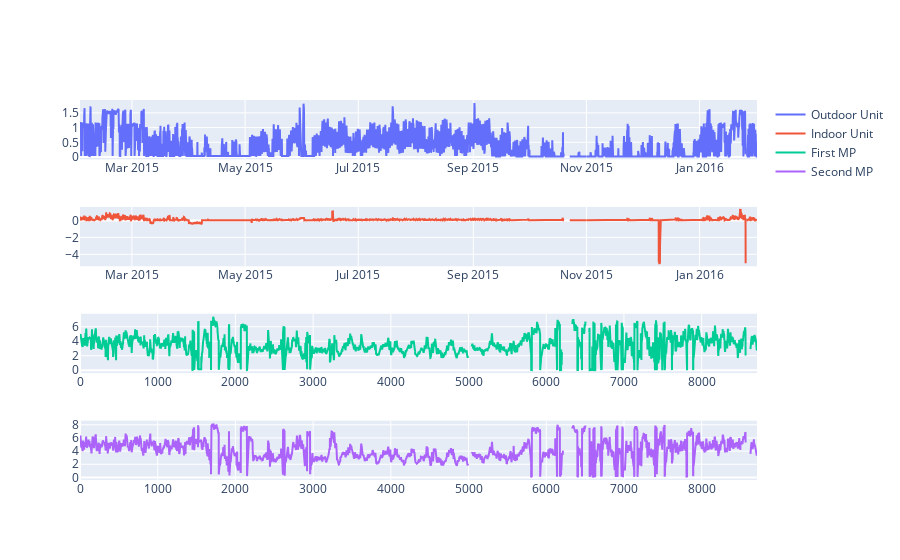

Notebook code cell kept with this figure:
### Code cell
fig = make_subplots(rows=4,
                    subplot_titles=(" ", "", "", "")
                    )

fig.add_trace(
    go.Scatter(x=heatpump_df.index, y=heatpump_df["HVAC_HeatPumpOutdoorUnitPower"], name="Outdoor Unit"),
    row=1, col=1)

fig.add_trace(
    go.Scatter(x=heatpump_df.index, y=heatpump_df["HVAC_HeatPumpIndoorUnitPower"], name="Indoor Unit"),
    row=2, col=1)

fig.add_trace(
    go.Scatter(y = mps[0], name="First MP"),
    row=3, col=1)

fig.add_trace(
    go.Scatter(y = mps[1], name="Second MP"),
    row=4, col=1)

fig.show()

### Figure 1 — Plotly figure (JSON) as saved in the notebook; plotly's stock layout.template omitted (floating-point values rounded to 4 significant figures; data arrays with more than 128 entries replaced by an {"elided": "..."} marker saying what was removed)
{"data": [{"name": "Outdoor Unit", "x": {"elided": "8760 str values"}, "y": {"elided": "8760 float values"}, "type": "scatter", "xaxis": "x", "yaxis": "y"}, {"name": "Indoor Unit", "x": {"elided": "8760 str values"}, "y": {"elided": "8760 float values"}, "type": "scatter", "xaxis": "x2", "yaxis": "y2"}, {"name": "First MP", "y": {"elided": "8713 float values"}, "type": "scatter", "xaxis": "x3", "yaxis": "y3"}, {"name": "Second MP", "y": {"elided": "8713 float values"}, "type": "scatter", "xaxis": "x4", "yaxis": "y4"}], "layout": {"xaxis": {"anchor": "y", "domain": [0.0, 1.0]}, "yaxis": {"anchor": "x", "domain": [0.8438, 1.0]}, "xaxis2": {"anchor": "y2", "domain": [0.0, 1.0]}, "yaxis2": {"anchor": "x2", "domain": [0.5625, 0.7188]}, "xaxis3": {"anchor": "y3", "domain": [0.0, 1.0]}, "yaxis3": {"anchor": "x3", "domain": [0.2812, 0.4375]}, "xaxis4": {"anchor": "y4", "domain": [0.0, 1.0]}, "yaxis4": {"anchor": "x4", "domain": [0.0, 0.1562]}, "annotations": [{"font": {"size": 16}, "showarrow": false, "text": " ", "x": 0.5, "xanchor": "center", "xref": "paper", "y": 1.0, "yanchor": "bottom", "yref": "paper"}]}}
